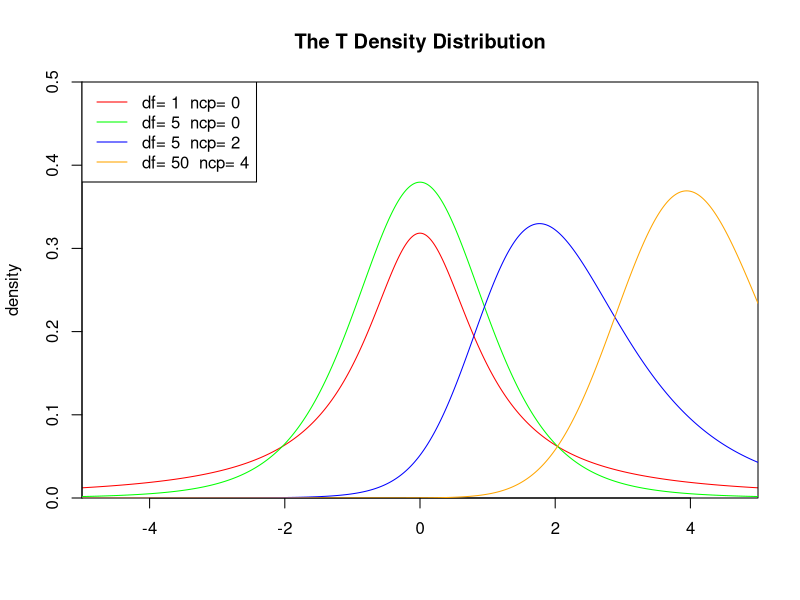

Reproduce this figure in R.
# library(xlsx)
# data1 <- read.xlsx("/Users/mingshi/Desktop/firstYear2Secemeter/statics_analysis/normaltable.xlsx",sheetIndex = 1)
# head(data1)
# /*
#   scale(x, center=TRUE, scale=TRUE)  which is for z-score function
# */
#T distrubution
# x=seq(-4,4,length=1000);
# plot(x,dnorm(x),type="l",col="red")
# lines(x,dt(x,2),type="l",xlab="",ylab="",lty=1);
# lines(x,dt(x,5),type="l",xlab="",ylab="",lty=2);
# lines(x,dt(x,8),type="l",xlab="",ylab="",lty=3);
# lines(x,dt(x,12),type="l",xlab="",ylab="",lty=4);
# a<-rnorm(100)
# c<-dt(a,1,0) 
# plot(hist(c)

#t-distrubution

set.seed(1)
x<-seq(-5,5,length.out=1000)
y<-dt(x,1,0)

plot(x,y,col="red",xlim=c(-5,5),ylim=c(0,0.5),type='l',
     xaxs="i", yaxs="i",ylab='density',xlab='',
     main="The T Density Distribution")

lines(x,dt(x,5,0),col="green")
lines(x,dt(x,5,2),col="blue")
lines(x,dt(x,50,4),col="orange")

legend("topleft",legend=paste("df=",c(1,5,5,50)," ncp=", c(0,0,2,4)), lwd=1, col=c("red", "green","blue","orange"))

